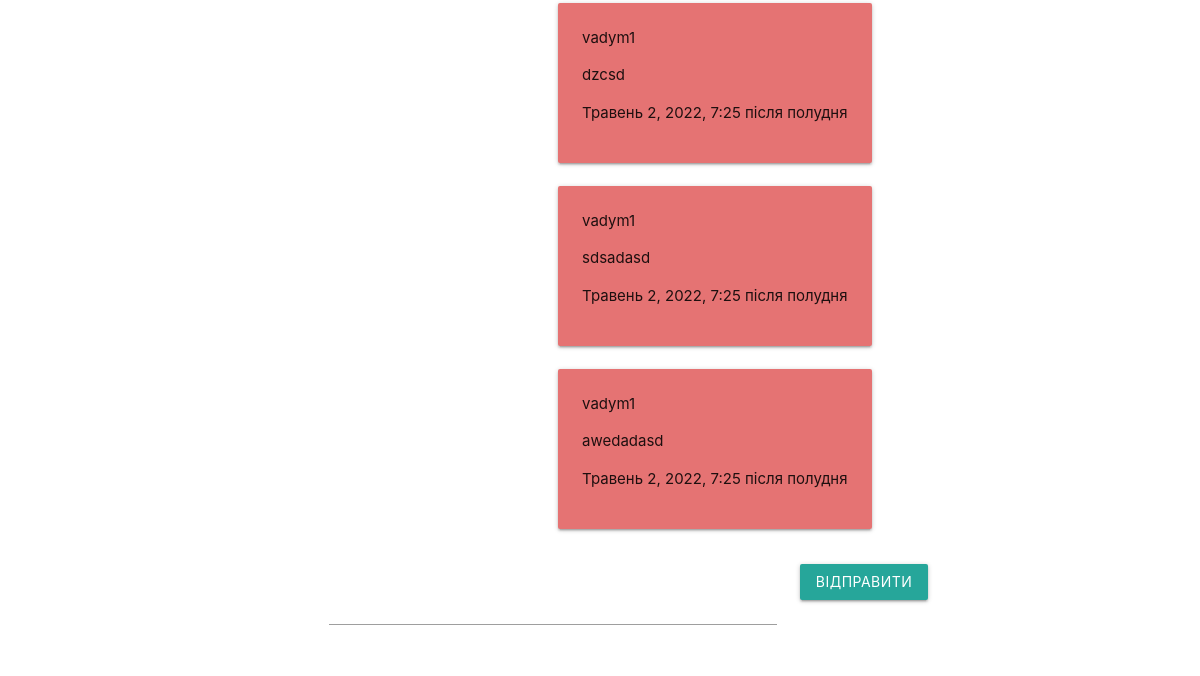
Before: /chat/6 (signed in, lower part) with the older database file.
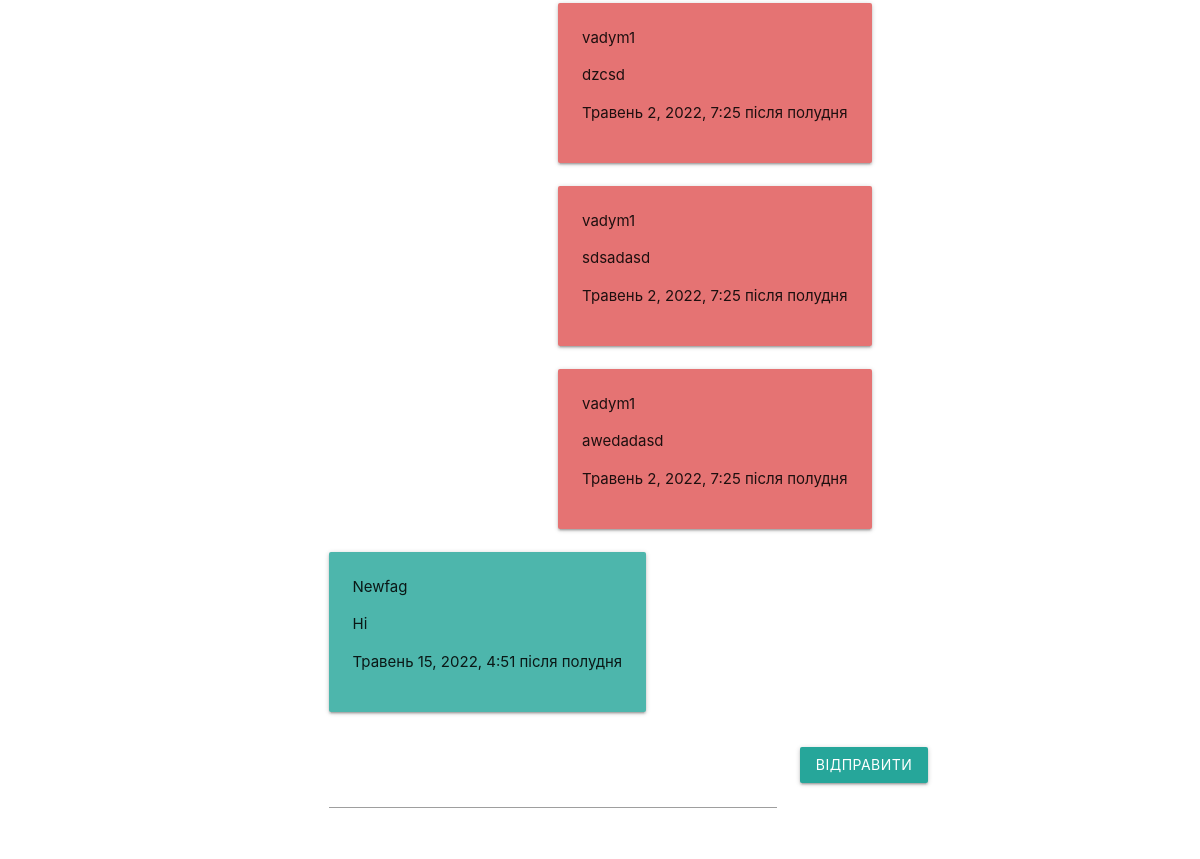
After: the same page with the newer database file.
### chat/models.py (models this page shows, shortened)
class Message(models.Model):
    sender = models.ForeignKey(User,
                               related_name="sent_messages",
                               on_delete=models.CASCADE)
    receiver = models.ForeignKey(User,
                               related_name="received_messages",
                               on_delete=models.CASCADE)
    message = models.TextField()
    seen = models.BooleanField(default=False)
    date_created = models.DateTimeField(default=timezone.now)
    class Meta:
        ordering = ('date_created', )

### chat/views.py (the view)
# urls.py: path('<int:pk>', views.load_messages),
@login_required
def load_messages(request, pk, users=None):
    other_user = get_object_or_404(User, pk=pk)
    messages = Message.objects.filter(
        Q(receiver=request.user, sender=other_user)
    )
    messages.update(seen=True)
    messages = messages | Message.objects.filter(
        Q(receiver=other_user, sender=request.user)
    )
    msg_num = unread_msg_num(request)
    print ("TESTTEST", users)
    if not users:
        users = User.objects.all()
    count_msg_users = []   # [(12, user1),(3, user2),()]
    for usr in users:
        msg_count_received = usr.sent_messages.filter(receiver=request.user).count()
        msg_count_sent = usr.received_messages.filter(sender=request.user).count()
        msg_count = msg_count_received + msg_count_sent
        count_msg_users.append((msg_count, usr))
    count_msg_users.sort(key=lambda el: el[0],reverse=True)
    users = [usr[1] for usr in count_msg_users]
    context = {
        "other_user": other_user,
        "user_messages": messages,
        "users": users,
        "msg_num": msg_num,
    }
    return render(request, "chatroom.html", context)

### chat/views.py (called while the page is built)
def unread_msg_num(request):
    if request.user.is_authenticated:
        unread_messages = Message.objects.filter(
            Q(seen=False) & Q(receiver=request.user)
        )
        unread_messages_count = unread_messages.count()
        return unread_messages_count

### chat/templates/chatroom.html (shortened to what this page needs)
{% extends 'navbar.html' %}
{% block content %}
<div class="row">
    <div class="container">
        <div class="container">
    <div class="col s8 m12 l12">
        <div id="message-area" class="col s8 m12 l12">
            <div id="messages" class="row">
            {% for message in user_messages %}
            <div class="col s12 m12 l12">
                <div class="card-panel {% if request.user == message.sender %} left teal lighten-2{% else %} right red lighten-2{%endif%}">
                    <div class="card-content">
                        <span class="card-title">{{message.sender.username}}</span>
                        <p>{{message.message}}</p>
                        <p>{{message.date_created}}</p>
                    </div>
                </div>
            </div>
            {% endfor %}
            </div>
            <div class="row">
                <div class="input-field col s10">
                  <input id="message-input" type="text" data-length="1000">
                </div>
                <div class="col s2">
                    <button id="send-btn"  class="btn waves-effect waves-light" type="submit" name="action">Відправити
                    </button>
                </div>
            </div>
        </div>
    </div>
</div>
</div>
</div>
{%endblock%}

### blog/templates/navbar.html (shortened to what this page needs)
{% load static %}
<!DOCTYPE html>
<head>
    <link rel="stylesheet" href="{% static 'css/materialize.css' %}">
    <link rel="stylesheet" href="{% static 'css/sidenav.css' %}">
</head>
<body >
    {% block content %}
    {% endblock %}

Changed rows visible on the page:
added Message: sender.username "Newfag", message "Hi", date_created "Травень 15, 2022, 4:51 після полудня"
